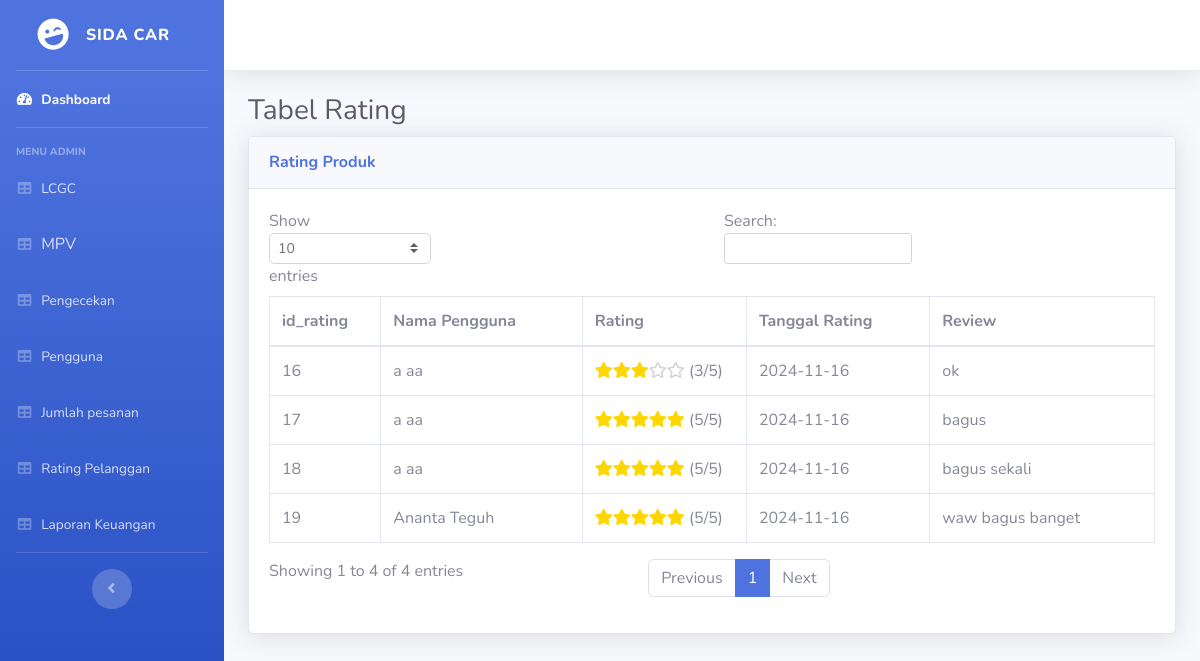
Page /Src/Index_Admin/rating.php (signed in) on the earlier database version.
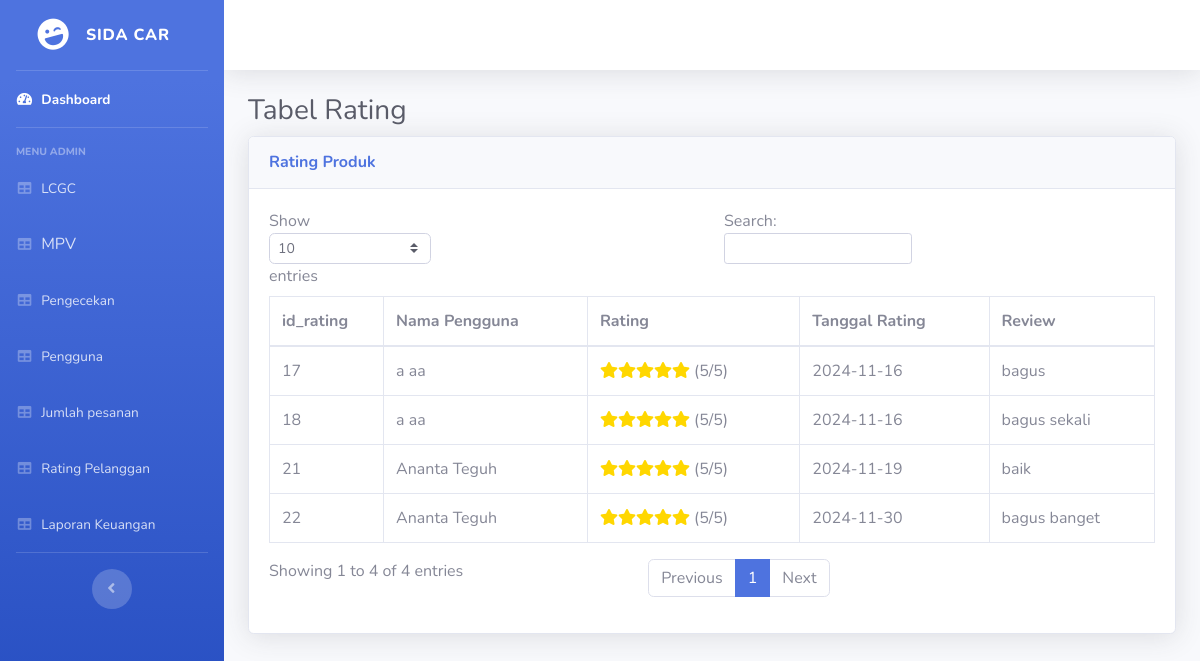
Same page on the later database version.
### tables this page shows
CREATE TABLE `rating` (
  `id_rating` int(11) NOT NULL,
  `id_user` int(5) NOT NULL,
  `rating_value` int(11) NOT NULL,
  `tanggal_rating` date NOT NULL,
  `review` text DEFAULT NULL
);

### Src/Index_Admin/rating.php (the view, shortened to what this page needs)
<?php include 'header.php';
$fetch_data = "SELECT r.id_rating, r.rating_value, r.tanggal_rating, r.review,
                      CONCAT(u.first_name, ' ', u.last_name) AS user_name
               FROM rating r
               JOIN user_details u ON r.id_user = u.id";
$result = $conn->query($fetch_data);
?>
<div class="container-fluid">
    <h1 class="h3 mb-2 text-gray-800" style='display: inline-block;'>Tabel Rating</h1>
    <div class="card shadow mb-4">
        <div class="card-header py-3">
            <h6 class="m-0 font-weight-bold text-primary">Rating Produk</h6>
        </div>
        <div class="card-body">
            <div class="table-responsive">
                <table class="table table-bordered" id="dataTable" width="100%" cellspacing="0">
                    <thead>
                        <tr>
                            <th>id_rating</th>
                            <th>Nama Pengguna</th>
                            <th>Rating</th>
                            <th>Tanggal Rating</th>
                            <th>Review</th>
                        </tr>
                    </thead>
                    <tbody>
                        <?php
                        if ($result->num_rows > 0) {
                            while ($row = $result->fetch_assoc()) {
                                $rating_value = $row['rating_value'];
                                ?>
                                <tr>
                                    <td><?php echo $row['id_rating'] ?></td>
                                    <td><?php echo $row['user_name'] ?></td>
                                    <td>
                                        <?php
                                        for ($i = 1; $i <= 5; $i++) {
                                            if ($i <= $rating_value) {
                                                echo '<i class="fas fa-star filled-star"></i>';
                                            } else {
                                                echo '<i class="far fa-star empty-star"></i>';
                                            }
                                        }
                                        ?>
                                        (<?php echo $rating_value; ?>/5)
                                    </td>
                                    <td><?php echo $row['tanggal_rating'] ?></td>
                                    <td><?php echo $row['review'] ?></td>
                                </tr>
                                <?php
                            }
                        } else {
                            echo "<tr><td colspan='5'>Tidak ada rating</td></tr>";
                        }
                        ?>
                    </tbody>
                </table>
            </div>
        </div>
    </div>
</div>
</div>
</div>
</div>
</body>
</html>

Differences in the rows shown:
removed rating: id_rating "16", user_name "a aa", rating_value "3", tanggal_rating "2024-11-16", review "ok"
removed rating: id_rating "19", user_name "Ananta Teguh", rating_value "5", tanggal_rating "2024-11-16", review "waw bagus banget"
added rating: id_rating "21", user_name "Ananta Teguh", rating_value "5", tanggal_rating "2024-11-19", review "baik"
added rating: id_rating "22", user_name "Ananta Teguh", rating_value "5", tanggal_rating "2024-11-30", review "bagus banget"
